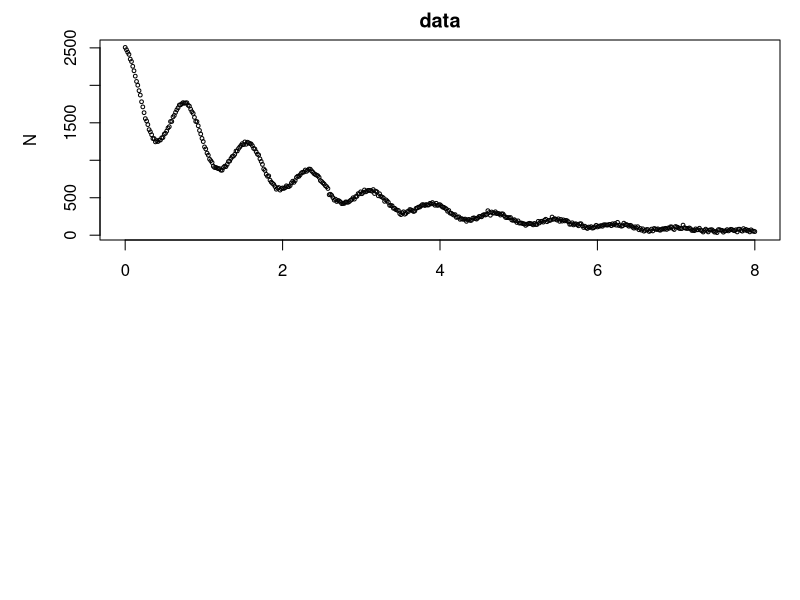

Reproduce this figure in R. (Note: this script raises an error after producing the figure.)
###### example 2 

## function to simulate data 
f <- function(TT, tau, N0, a, f0) {
  expr <- expression(N0*exp(-TT/tau)*(1 + a*cos(f0*TT)))
  eval(expr)
}

## helper function for an analytical gradient 
j <- function(TT, tau, N0, a, f0) {
  expr <- expression(N0*exp(-TT/tau)*(1 + a*cos(f0*TT)))
  c(eval(D(expr, "tau")), eval(D(expr, "N0" )),
    eval(D(expr, "a"  )), eval(D(expr, "f0" )))
}

## values over which to simulate data 
TT <- seq(0, 8, length=501)

## parameter values underlying simulated data  
p <- c(tau = 2.2, N0 = 1000, a = 0.25, f0 = 8)

## get data 
Ndet <- do.call("f", c(list(TT = TT), as.list(p)))
## with noise
N <- Ndet +  rnorm(length(Ndet), mean=Ndet, sd=.01*max(Ndet))

## plot the data to fit
par(mfrow=c(2,1), mar = c(3,5,2,1))  
plot(TT, N, bg = "black", cex = 0.5, main="data")

## define a residual function 
fcn     <- function(p, TT, N, fcall, jcall)
  (N - do.call("fcall", c(list(TT = TT), as.list(p))))

## define analytical expression for the gradient 
fcn.jac <- function(p, TT, N, fcall, jcall) 
  -do.call("jcall", c(list(TT = TT), as.list(p)))

## starting values 
guess <- c(tau = 2.2, N0 = 1500, a = 0.25, f0 = 10)

## to use an analytical expression for the gradient found in fcn.jac
## uncomment jac = fcn.jac
out <- nls.lm(par = guess, fn = fcn, jac = fcn.jac,
              fcall = f, jcall = j,
              TT = TT, N = N, control = nls.lm.control(nprint=1))

## get the fitted values 
N1 <- do.call("f", c(list(TT = TT), out$par))   

## add a blue line representing the fitting values to the plot of data 
lines(TT, N1, col="blue", lwd=2)

## add a plot of the log residual sum of squares as it is made to
## decrease each iteration; note that the RSS at the starting parameter
## values is also stored
plot(1:(out$niter+1), log(out$rsstrace), type="b",
     main="log residual sum of squares vs. iteration number",
     xlab="iteration", ylab="log residual sum of squares", pch=21,bg=2) 

## get information regarding standard errors
summary(out)